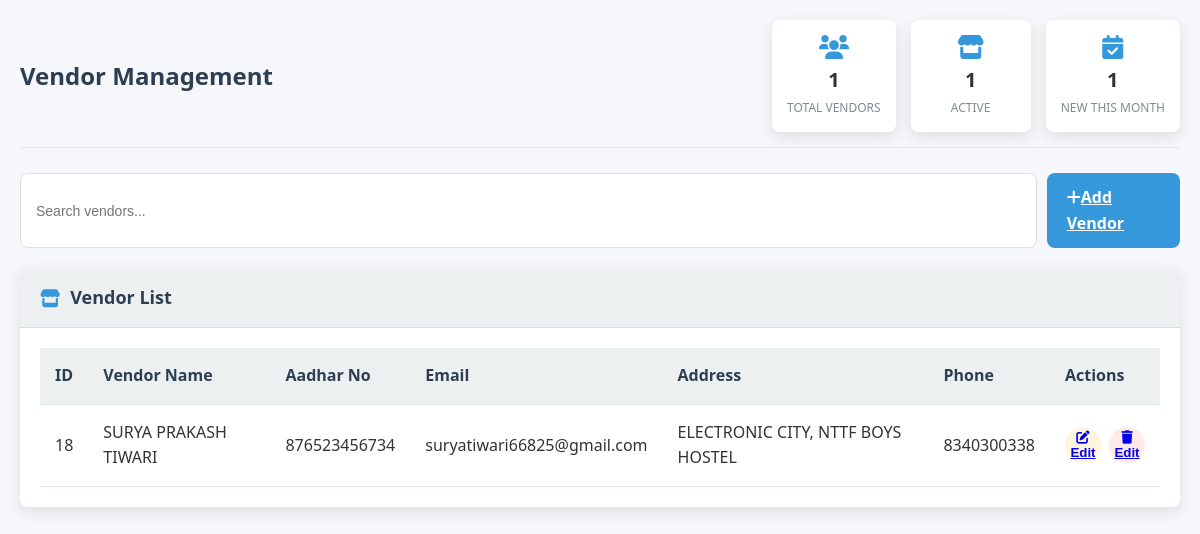
The page /php/vendor.php on the database as committed earlier.
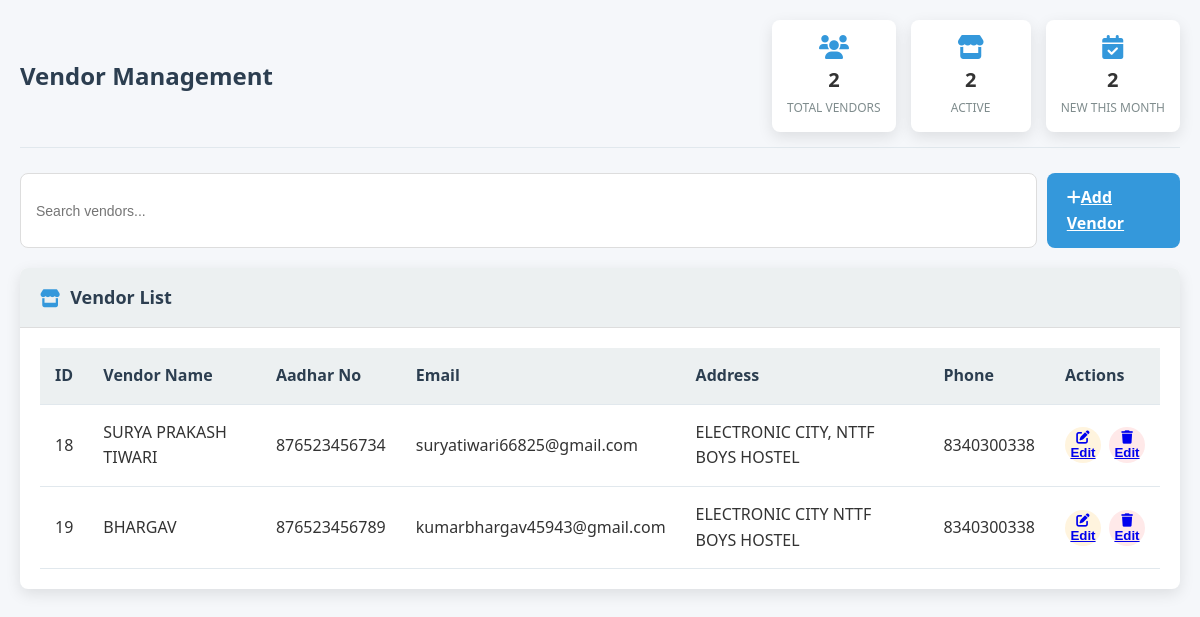
The same page on the database as committed later.
### tables this page shows
CREATE TABLE `vendor` (
  `ID` int(100) NOT NULL,
  `VEN_NAME` varchar(50) NOT NULL,
  `AADHAR_NO` varchar(12) NOT NULL,
  `EMAIL` varchar(50) NOT NULL,
  `ADDRESS` varchar(100) NOT NULL,
  `PHONE` varchar(12) NOT NULL
);

### php/vendor.php (the view, shortened to what this page needs)
<?php
$servername = "localhost";
$username = "root";
$password = "";
$dbname = "final";
$conn = new mysqli($servername, $username, $password, $dbname);
$result = $conn->query("SELECT * FROM vendor");
?>
<!DOCTYPE html>
<html lang="en">
<head>
    <link href="https://cdnjs.cloudflare.com/ajax/libs/font-awesome/6.0.0-beta3/css/all.min.css" rel="stylesheet">
</head>
<body>
    <div class="container">
        <div class="page-header">
            <h1 class="page-title">Vendor Management</h1>
            <div class="page-stats">
                <div class="stat-card">
                    <i class="fas fa-users"></i>
                    <div class="stat-value"><?php echo $result->num_rows; ?></div>
                    <div class="stat-label">Total Vendors</div>
                </div>
                <div class="stat-card">
                    <i class="fas fa-store"></i>
                    <div class="stat-value"><?php echo $result->num_rows; ?></div>
                    <div class="stat-label">Active</div>
                </div>
                <div class="stat-card">
                    <i class="fas fa-calendar-check"></i>
                    <div class="stat-value"><?php echo $result->num_rows; ?></div>
                    <div class="stat-label">New This Month</div>
                </div>
            </div>
        </div>
        <div class="search-bar">
            <input type="text" id="searchInput" class="form-control search-input" placeholder="Search vendors...">
            <a href="add_vendor.php" class="btn btn-primary"><i class="fas fa-plus"></i>Add Vendor</a>
        </div>
        <div class="card">
            <div class="card-header">
                <h2 class="card-title">
                    <i class="fas fa-store"></i>
                    Vendor List
                </h2>
            </div>
            <div class="card-body">
                <div class="table-responsive">
                    <table class="data-table" id="vendorTable">
                        <thead>
                            <tr>
                                <th>ID</th>
                                <th>Vendor Name</th>
                                <th>Aadhar No</th>
                                <th>Email</th>
                                <th>Address</th>
                                <th>Phone</th>
                                <th>Actions</th>
                            </tr>
                        </thead>
                        <tbody>
                            <?php while ($row = $result->fetch_assoc()): ?>
                            <tr>
                                <td><?= $row["ID"] ?></td>
                                <td><?= $row["VEN_NAME"] ?></td>
                                <td><?= $row["AADHAR_NO"] ?></td>
                                <td><?= $row["EMAIL"] ?></td>
                                <td><?= $row["ADDRESS"] ?></td>
                                <td><?= $row["PHONE"] ?></td>
                                <td>
                                    <div class="action-buttons">
                                        <button class="btn-icon btn-edit" >
                                        <a href="edit_vendor.php?id=<?= $row['ID'] ?>" class="btn btn-sm btn-warning">
                                    <i class="fas fa-edit"></i> Edit
                                </a>
                                        </button>
                                        <button class="btn-icon btn-delete" >
                                        <a href="delete_vendor.php?id=<?= $row['ID'] ?>" class="btn btn-sm btn-warning">
                                    <i class="fas fa-trash"></i> Edit
                                </a>
                                        </button>
                                    </div>
                                </td>
                            </tr>
                            <?php endwhile; ?>
                        </tbody>
                    </table>
                </div>
            </div>
        </div>
    </div>
</body>
</html>

Rows that differ between the two databases and show on the page:
added vendor: ID "19", VEN_NAME "BHARGAV", AADHAR_NO "876523456789", EMAIL "kumarbhargav45943@gmail.com", ADDRESS "ELECTRONIC CITY NTTF BOYS HOSTEL", PHONE "8340300338"
Other text that changed with them:
$result->num_rows: "1" → "2"
